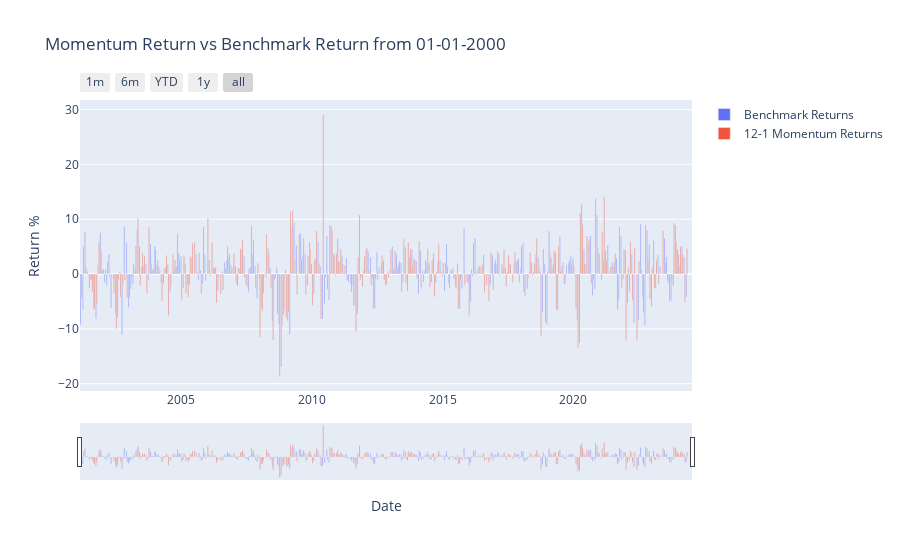

Here is the notebook cell this chart was saved with:
### Code cell
# Create a Plotly figure
fig = go.Figure()

# Add the benchmark returns bar trace
fig.add_trace(
    go.Bar(
        x=gains.index,
        y=gains.values,
        name='Benchmark Returns'
    )
)

# Add the momentum returns bar trace
fig.add_trace(
    go.Bar(
        x=total_returns_df_ma.index,
        y=total_returns_df_ma['Total Returns'],
        name='12-1 Momentum Returns'
    )
)

# Update the layout to include a range slider
fig.update_layout(
    title=' Momentum Return vs Benchmark Return from 01-01-2000',
    xaxis_title='Date',
    yaxis_title='Return %',
    barmode='group',
    xaxis=dict(
        rangeselector=dict(
            buttons=list([
                dict(count=1, label="1m", step="month", stepmode="backward"),
                dict(count=6, label="6m", step="month", stepmode="backward"),
                dict(count=1, label="YTD", step="year", stepmode="todate"),
                dict(count=1, label="1y", step="year", stepmode="backward"),
                dict(step="all")
            ])
        ),
        rangeslider=dict(
            visible=True
        ),
        type="date"
    )
)

# Show the plot
fig.show()

### Figure 1 — Plotly figure (JSON) as saved in the notebook; plotly's stock layout.template omitted (floating-point values rounded to 4 significant figures; data arrays with more than 128 entries replaced by an {"elided": "..."} marker saying what was removed)
{"data": [{"name": "Benchmark Returns", "type": "bar", "x": {"elided": "279 str values"}, "y": {"elided": "279 float values"}}, {"name": "12-1 Momentum Returns", "type": "bar", "x": {"elided": "281 str values"}, "y": {"elided": "281 float values"}}], "layout": {"barmode": "group", "title": {"text": " Momentum Return vs Benchmark Return from 01-01-2000"}, "xaxis": {"rangeselector": {"buttons": [{"count": 1, "label": "1m", "step": "month", "stepmode": "backward"}, {"count": 6, "label": "6m", "step": "month", "stepmode": "backward"}, {"count": 1, "label": "YTD", "step": "year", "stepmode": "todate"}, {"count": 1, "label": "1y", "step": "year", "stepmode": "backward"}, {"step": "all"}]}, "rangeslider": {"visible": true}, "title": {"text": "Date"}, "type": "date"}, "yaxis": {"title": {"text": "Return %"}}}}
